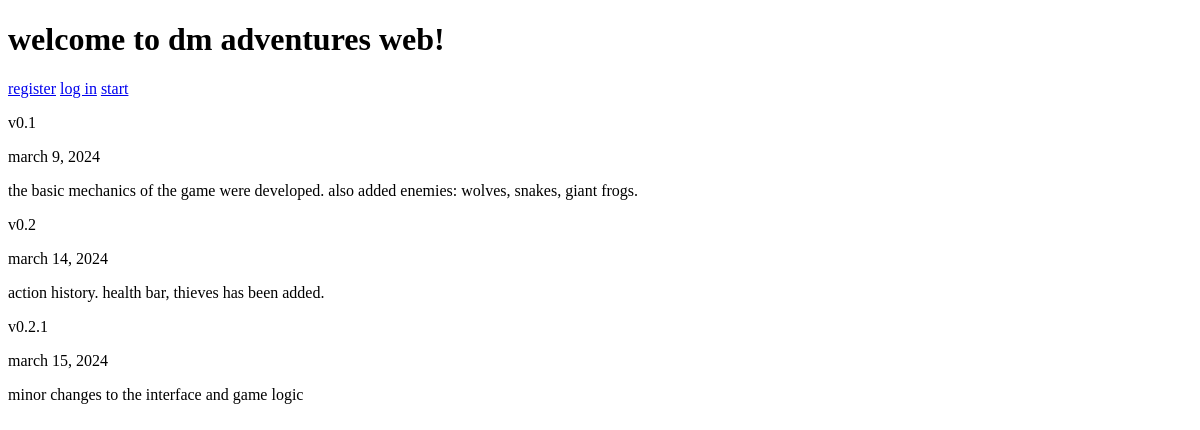
/dma/, run on the app's committed database.
### DM/models.py (models this page shows, shortened)
class ChangeLog(models.Model):
    version = models.CharField(max_length=10)
    date = models.DateField()
    text = models.TextField()

### DM/views.py (the view)
# urls.py: path('', views.index),
def index(request):
    change_log = ChangeLog.objects.all()
    return render(request, 'DM/index.html', {"change_log": change_log})

### DM/templates/DM/index.html (shortened to what this page needs)
<!DOCTYPE html>
{% load static %}
<html lang="en">
<head>
    <link rel="stylesheet" href="{% static 'DM/styles.css' %}" />
</head>
<body>
    <h1>Welcome to DM Adventures Web!</h1>
    <a href="/dma/register/">Register</a>
    <a href="/dma/login/">Log in</a>
    <a href="/dma/main/">Start</a>
    {% for str in change_log %}
    <div>
        <p>{{ str.version }}</p>
        <p>{{ str.date }}</p>
        <p>{{ str.text }}</p>
    </div>
    {% endfor %}
</body>
</html>

### DM/static/DM/styles.css (style rules this page uses)
body { font-family: Algerian; text-transform: lowercase; }

### data on the page
ChangeLog: version "v0.1", date "march 9, 2024", text "the basic mechanics of the game were developed. also added enemies: wolves, snakes, giant frogs."
ChangeLog: version "v0.2", date "march 14, 2024", text "action history. health bar, thieves has been added."
ChangeLog: version "v0.2.1", date "march 15, 2024", text "minor changes to the interface and game logic"
